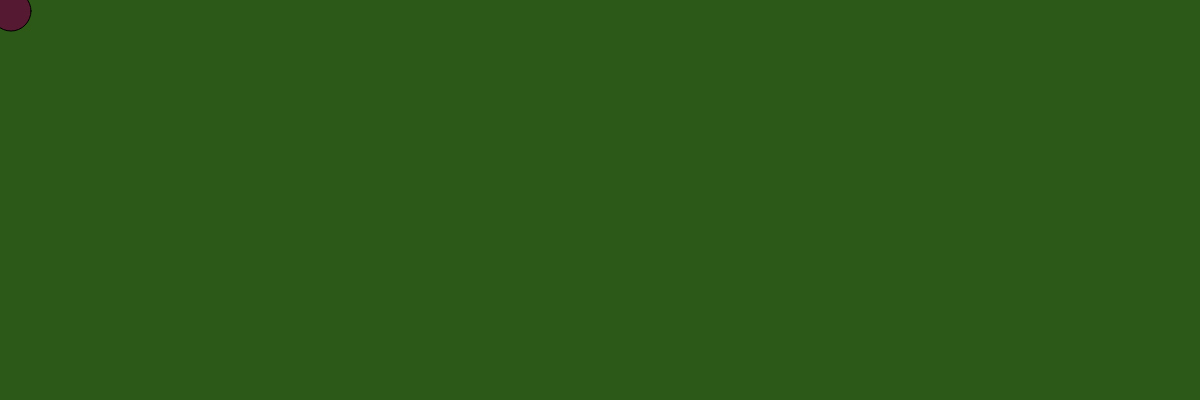
Frame 1 (no input)
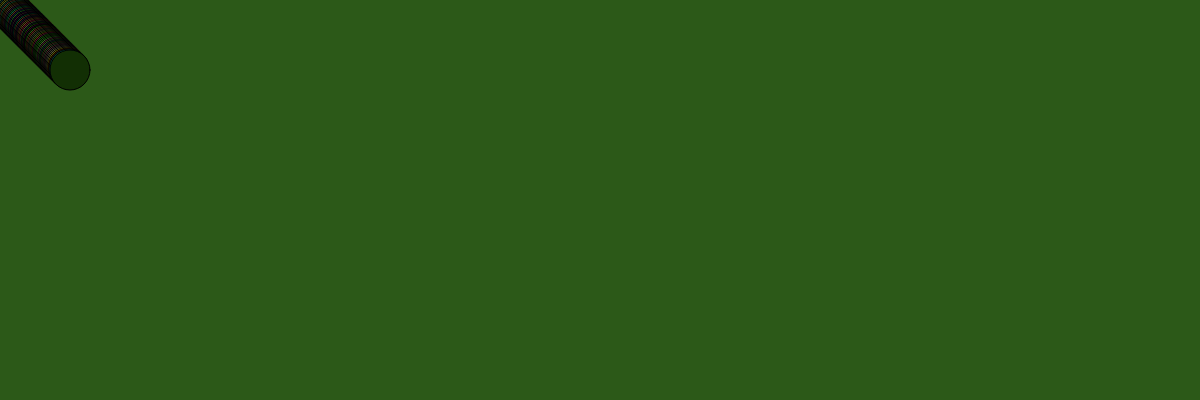
Frame 60 (no input)
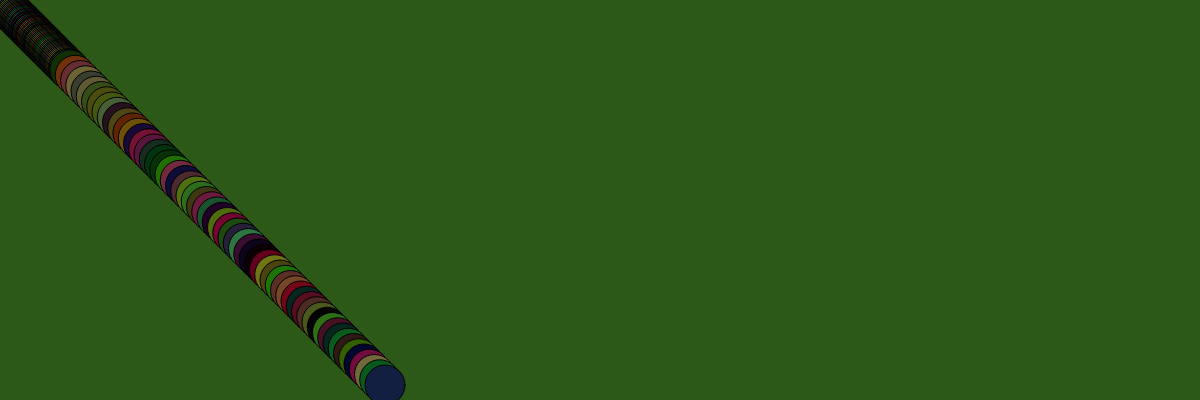
Frame 120 (the mouse pressed at the canvas centre since frame 60)

The p5.js sketch that drew these frames (run headless with seeded random() and noise() and a simulated clock; from frame 60 on, the mouse is pressed at the canvas centre):

// p5.js sketch
// ── sketch.js


let ball = {};
ball.width = 40;
ball.x = 10;
ball.y = 10;
ball.delta_x = 1;
ball.delta_y = 1;
ball.scale_x = 1;
ball.scale_y = 1;

function setup() {
    createCanvas(windowWidth, 400);
    background ('rgb(44, 89, 24)');
}



function draw() {

    ball.x += ball.delta_x * ball.scale_x;
    ball.y += ball.delta_y * ball.scale_y;


    if (ball.x >= width || ball.x <= 0) {
        ball.delta_x = -1 * ball.delta_x;
    }
    if (ball.y >= height || ball.y <= 0) {
        ball.delta_y = -1 * ball.delta_y;
    }

    fill(color(random(119), random(119), random(66)));
    ellipse(ball.x, ball.y, ball.width, ball.width);
}

function mousePressed() {
    ball.scale_x = map(mouseX, 0, width, 0.5, 10);
    ball.scale_y = map(mouseY, 0, height, 0.5, 10);
}
